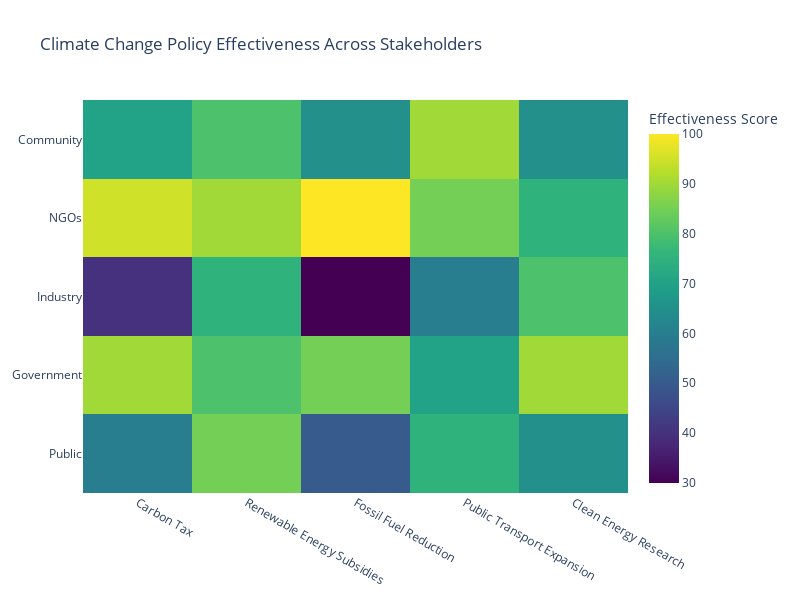

The cell this chart's notebook holds for it:
### Code cell
import plotly.graph_objects as go

# Data from the table
policies = ['Carbon Tax', 'Renewable Energy Subsidies', 'Fossil Fuel Reduction', 'Public Transport Expansion', 'Clean Energy Research']
stakeholders = ['Public', 'Government', 'Industry', 'NGOs', 'Community']

scores = [
    [60, 85, 50, 75, 65],  # Public
    [90, 80, 85, 70, 90],  # Government
    [40, 75, 30, 60, 80],  # Industry
    [95, 90, 100, 85, 75], # NGOs
    [70, 80, 65, 90, 65]   # Community
]

# Creating Heatmap
heatmap = go.Figure(data=go.Heatmap(
    z=scores,
    x=policies,
    y=stakeholders,
    colorscale='Viridis',  # Or any other colorscale you'd prefer
    colorbar=dict(title='Effectiveness Score')
))

# Customize layout
heatmap.update_layout(
    title='Climate Change Policy Effectiveness Across Stakeholders',
    xaxis_nticks=36,
    yaxis_nticks=5,
    height=600,
    width=800
)

# Show heatmap
heatmap.show()

### Figure 1 — Plotly figure (JSON) as saved in the notebook; plotly's stock layout.template omitted (floating-point values rounded to 4 significant figures)
{"data": [{"colorbar": {"title": {"text": "Effectiveness Score"}}, "colorscale": [[0, "#440154"], [0.1111, "#482878"], [0.2222, "#3e4989"], [0.3333, "#31688e"], [0.4444, "#26828e"], [0.5556, "#1f9e89"], [0.6667, "#35b779"], [0.7778, "#6ece58"], [0.8889, "#b5de2b"], [1, "#fde725"]], "type": "heatmap", "x": ["Carbon Tax", "Renewable Energy Subsidies", "Fossil Fuel Reduction", "Public Transport Expansion", "Clean Energy Research"], "y": ["Public", "Government", "Industry", "NGOs", "Community"], "z": [[60, 85, 50, 75, 65], [90, 80, 85, 70, 90], [40, 75, 30, 60, 80], [95, 90, 100, 85, 75], [70, 80, 65, 90, 65]]}], "layout": {"height": 600, "title": {"text": "Climate Change Policy Effectiveness Across Stakeholders"}, "width": 800, "xaxis": {"autorange": true, "nticks": 36, "range": [-0.5, 4.5], "type": "category"}, "yaxis": {"autorange": true, "nticks": 5, "range": [-0.5, 4.5], "type": "category"}}}
